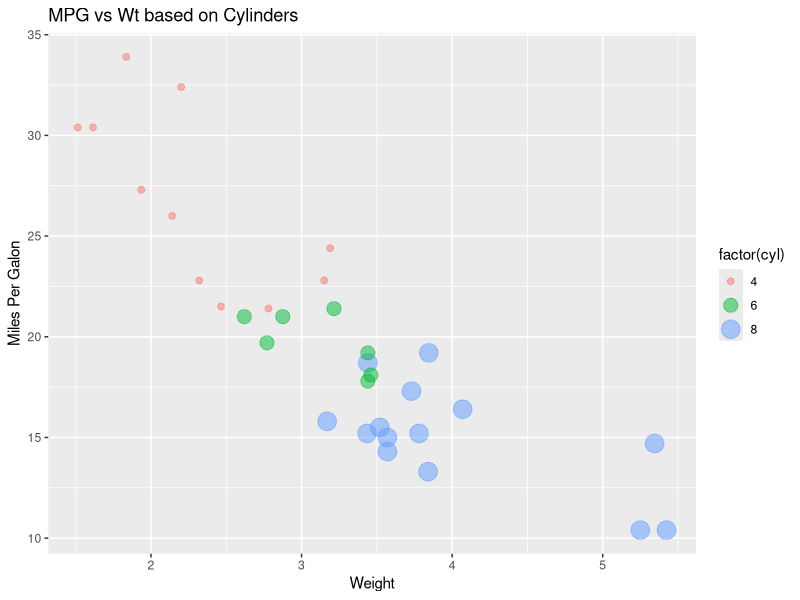

Write R code to recreate this figure.
library(ggplot2)

df <- mtcars

pl <- ggplot(df,aes(x=wt, y=mpg))
pl2 <- pl+ geom_point(aes(size=factor(cyl),color=factor(cyl)),alpha=0.5)

pl3 <- pl2 + xlab('Weight') + ylab('Miles Per Galon') + ggtitle('MPG vs Wt based on Cylinders')

pl4 <- pl3 + scale_color_gradient(low='blue', high = 'red')

print(pl3)